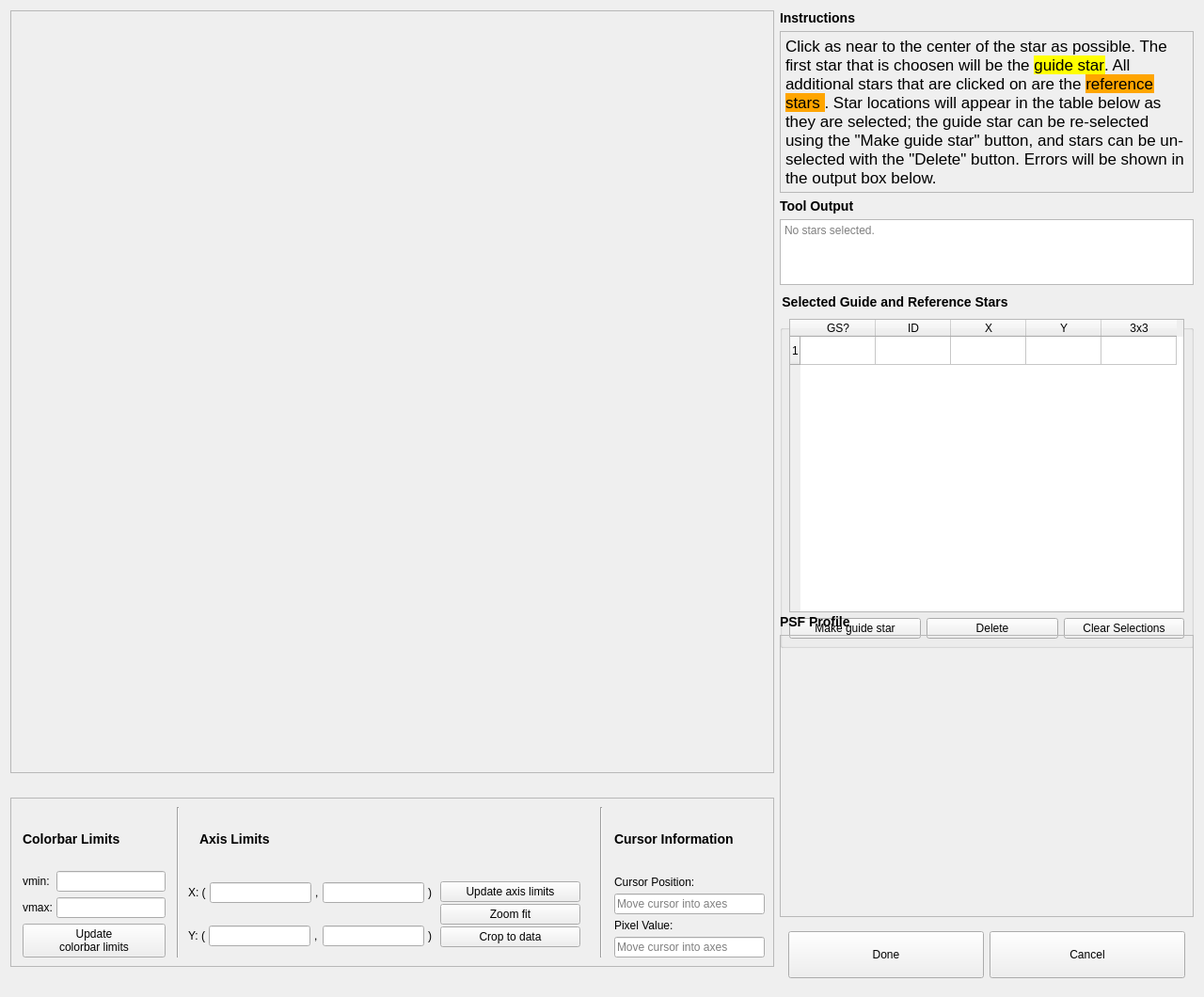
<?xml version="1.0" encoding="UTF-8"?>
<ui version="4.0">
 <class>Form</class>
 <widget class="QWidget" name="Form">
  <property name="geometry">
   <rect>
    <x>0</x>
    <y>0</y>
    <width>1280</width>
    <height>1060</height>
   </rect>
  </property>
  <property name="windowTitle">
   <string>Form</string>
  </property>
  <layout class="QGridLayout" name="gridLayout_6">
   <item row="4" column="1" colspan="2">
    <widget class="QGroupBox" name="groupBox_selectedStars">
     <property name="minimumSize">
      <size>
       <width>440</width>
       <height>380</height>
      </size>
     </property>
     <property name="styleSheet">
      <string notr="true">QGroupBox { font-size: 14px; font-weight: bold; margin-top: 20px } QGroupBox::title { top: -16px }</string>
     </property>
     <property name="title">
      <string>Selected Guide and Reference Stars</string>
     </property>
     <layout class="QGridLayout" name="gridLayout_5">
      <item row="0" column="0" colspan="3">
       <widget class="QTableWidget" name="tableWidget_selectedStars">
        <property name="sizePolicy">
         <sizepolicy hsizetype="Preferred" vsizetype="Preferred">
          <horstretch>0</horstretch>
          <verstretch>0</verstretch>
         </sizepolicy>
        </property>
        <property name="minimumSize">
         <size>
          <width>420</width>
          <height>300</height>
         </size>
        </property>
        <property name="autoScroll">
         <bool>true</bool>
        </property>
        <property name="selectionMode">
         <enum>QAbstractItemView::SingleSelection</enum>
        </property>
        <property name="selectionBehavior">
         <enum>QAbstractItemView::SelectRows</enum>
        </property>
        <property name="rowCount">
         <number>1</number>
        </property>
        <property name="columnCount">
         <number>5</number>
        </property>
        <attribute name="horizontalHeaderDefaultSectionSize">
         <number>80</number>
        </attribute>
        <row/>
        <column>
         <property name="text">
          <string>GS?</string>
         </property>
        </column>
        <column>
         <property name="text">
          <string>ID</string>
         </property>
        </column>
        <column>
         <property name="text">
          <string>X</string>
         </property>
        </column>
        <column>
         <property name="text">
          <string>Y</string>
         </property>
        </column>
        <column>
         <property name="text">
          <string>3x3</string>
         </property>
        </column>
       </widget>
      </item>
      <item row="1" column="0">
       <widget class="QPushButton" name="pushButton_makeGuideStar">
        <property name="minimumSize">
         <size>
          <width>140</width>
          <height>0</height>
         </size>
        </property>
        <property name="maximumSize">
         <size>
          <width>200</width>
          <height>16777215</height>
         </size>
        </property>
        <property name="text">
         <string>Make guide star</string>
        </property>
       </widget>
      </item>
      <item row="1" column="1">
       <widget class="QPushButton" name="pushButton_deleteStar">
        <property name="minimumSize">
         <size>
          <width>140</width>
          <height>0</height>
         </size>
        </property>
        <property name="maximumSize">
         <size>
          <width>200</width>
          <height>16777215</height>
         </size>
        </property>
        <property name="text">
         <string>Delete</string>
        </property>
       </widget>
      </item>
      <item row="1" column="2">
       <widget class="QPushButton" name="pushButton_clearStars">
        <property name="text">
         <string>Clear Selections</string>
        </property>
       </widget>
      </item>
     </layout>
    </widget>
   </item>
   <item row="7" column="1" rowspan="2" colspan="2">
    <widget class="QFrame" name="frame_profile">
     <property name="sizePolicy">
      <sizepolicy hsizetype="Expanding" vsizetype="MinimumExpanding">
       <horstretch>0</horstretch>
       <verstretch>0</verstretch>
      </sizepolicy>
     </property>
     <property name="minimumSize">
      <size>
       <width>0</width>
       <height>300</height>
      </size>
     </property>
     <property name="frameShape">
      <enum>QFrame::StyledPanel</enum>
     </property>
     <property name="lineWidth">
      <number>3</number>
     </property>
     <property name="midLineWidth">
      <number>0</number>
     </property>
     <layout class="QVBoxLayout" name="verticalLayout_4">
      <property name="margin">
       <number>0</number>
      </property>
     </layout>
    </widget>
   </item>
   <item row="8" column="0" rowspan="2">
    <widget class="QFrame" name="frame_3">
     <property name="maximumSize">
      <size>
       <width>16777215</width>
       <height>180</height>
      </size>
     </property>
     <property name="frameShape">
      <enum>QFrame::StyledPanel</enum>
     </property>
     <property name="frameShadow">
      <enum>QFrame::Raised</enum>
     </property>
     <layout class="QGridLayout" name="gridLayout_3">
      <property name="horizontalSpacing">
       <number>12</number>
      </property>
      <property name="verticalSpacing">
       <number>0</number>
      </property>
      <property name="leftMargin">
       <number>12</number>
      </property>
      <item row="0" column="0">
       <widget class="QLabel" name="label_profile_2">
        <property name="styleSheet">
         <string notr="true">QLabel {font-weight: bold; font-size: 14px}</string>
        </property>
        <property name="text">
         <string>&lt;html&gt;&lt;head/&gt;&lt;body&gt;&lt;p&gt;Colorbar Limits&lt;/p&gt;&lt;/body&gt;&lt;/html&gt;</string>
        </property>
       </widget>
      </item>
      <item row="0" column="1" rowspan="2" colspan="2">
       <widget class="Line" name="line">
        <property name="orientation">
         <enum>Qt::Vertical</enum>
        </property>
       </widget>
      </item>
      <item row="0" column="3" alignment="Qt::AlignLeft">
       <widget class="QLabel" name="label_profile_3">
        <property name="styleSheet">
         <string notr="true">QLabel {font-weight: bold; font-size: 14px}</string>
        </property>
        <property name="text">
         <string>&lt;html&gt;&lt;head/&gt;&lt;body&gt;&lt;p&gt;Axis Limits&lt;/p&gt;&lt;/body&gt;&lt;/html&gt;</string>
        </property>
        <property name="alignment">
         <set>Qt::AlignLeading|Qt::AlignLeft|Qt::AlignVCenter</set>
        </property>
       </widget>
      </item>
      <item row="0" column="4">
       <spacer name="horizontalSpacer">
        <property name="orientation">
         <enum>Qt::Horizontal</enum>
        </property>
        <property name="sizeHint" stdset="0">
         <size>
          <width>327</width>
          <height>20</height>
         </size>
        </property>
       </spacer>
      </item>
      <item row="0" column="5" rowspan="2">
       <widget class="Line" name="line_2">
        <property name="orientation">
         <enum>Qt::Vertical</enum>
        </property>
       </widget>
      </item>
      <item row="0" column="6">
       <widget class="QLabel" name="label_profile_4">
        <property name="styleSheet">
         <string notr="true">QLabel {font-weight: bold; font-size: 14px}</string>
        </property>
        <property name="text">
         <string>&lt;html&gt;&lt;head/&gt;&lt;body&gt;&lt;p&gt;Cursor Information&lt;/p&gt;&lt;/body&gt;&lt;/html&gt;</string>
        </property>
       </widget>
      </item>
      <item row="1" column="0">
       <widget class="QFrame" name="frame_6">
        <property name="frameShape">
         <enum>QFrame::NoFrame</enum>
        </property>
        <property name="frameShadow">
         <enum>QFrame::Raised</enum>
        </property>
        <layout class="QGridLayout" name="gridLayout">
         <property name="horizontalSpacing">
          <number>4</number>
         </property>
         <property name="verticalSpacing">
          <number>-1</number>
         </property>
         <property name="margin">
          <number>0</number>
         </property>
         <item row="1" column="1">
          <widget class="QLineEdit" name="lineEdit_vmax"/>
         </item>
         <item row="1" column="0">
          <widget class="QLabel" name="label_vmax">
           <property name="text">
            <string>vmax:</string>
           </property>
          </widget>
         </item>
         <item row="2" column="0" colspan="2">
          <widget class="QPushButton" name="pushButton_colorbar">
           <property name="text">
            <string>Update
colorbar limits</string>
           </property>
          </widget>
         </item>
         <item row="0" column="0">
          <widget class="QLabel" name="label_vmin">
           <property name="text">
            <string>vmin: </string>
           </property>
          </widget>
         </item>
         <item row="0" column="1">
          <widget class="QLineEdit" name="lineEdit_vmin"/>
         </item>
        </layout>
       </widget>
      </item>
      <item row="1" column="2" colspan="3">
       <widget class="QFrame" name="frame_8">
        <property name="frameShape">
         <enum>QFrame::NoFrame</enum>
        </property>
        <property name="frameShadow">
         <enum>QFrame::Raised</enum>
        </property>
        <layout class="QGridLayout" name="gridLayout_2">
         <property name="margin">
          <number>0</number>
         </property>
         <property name="spacing">
          <number>0</number>
         </property>
         <item row="0" column="1" rowspan="2">
          <widget class="QFrame" name="frame_2">
           <property name="frameShape">
            <enum>QFrame::NoFrame</enum>
           </property>
           <property name="frameShadow">
            <enum>QFrame::Raised</enum>
           </property>
           <layout class="QVBoxLayout" name="verticalLayout_2">
            <property name="spacing">
             <number>0</number>
            </property>
            <item>
             <widget class="QPushButton" name="pushButton_updateAxes">
              <property name="text">
               <string>Update axis limits</string>
              </property>
             </widget>
            </item>
            <item>
             <widget class="QPushButton" name="pushButton_zoomFit">
              <property name="text">
               <string>Zoom fit</string>
              </property>
             </widget>
            </item>
            <item>
             <widget class="QPushButton" name="pushButton_cropToData">
              <property name="text">
               <string>Crop to data</string>
              </property>
             </widget>
            </item>
           </layout>
          </widget>
         </item>
         <item row="0" column="0">
          <widget class="QFrame" name="frame_4">
           <property name="minimumSize">
            <size>
             <width>135</width>
             <height>0</height>
            </size>
           </property>
           <property name="frameShape">
            <enum>QFrame::NoFrame</enum>
           </property>
           <property name="frameShadow">
            <enum>QFrame::Raised</enum>
           </property>
           <layout class="QHBoxLayout" name="horizontalLayout">
            <property name="spacing">
             <number>4</number>
            </property>
            <property name="margin">
             <number>0</number>
            </property>
            <item>
             <widget class="QLabel" name="label_6">
              <property name="text">
               <string>X: (</string>
              </property>
             </widget>
            </item>
            <item>
             <widget class="QLineEdit" name="lineEdit_xmin">
              <property name="sizePolicy">
               <sizepolicy hsizetype="Minimum" vsizetype="Fixed">
                <horstretch>0</horstretch>
                <verstretch>0</verstretch>
               </sizepolicy>
              </property>
              <property name="minimumSize">
               <size>
                <width>40</width>
                <height>0</height>
               </size>
              </property>
             </widget>
            </item>
            <item>
             <widget class="QLabel" name="label_7">
              <property name="text">
               <string>,</string>
              </property>
             </widget>
            </item>
            <item>
             <widget class="QLineEdit" name="lineEdit_xmax">
              <property name="sizePolicy">
               <sizepolicy hsizetype="Minimum" vsizetype="Fixed">
                <horstretch>0</horstretch>
                <verstretch>0</verstretch>
               </sizepolicy>
              </property>
              <property name="minimumSize">
               <size>
                <width>40</width>
                <height>0</height>
               </size>
              </property>
             </widget>
            </item>
            <item>
             <widget class="QLabel" name="label_8">
              <property name="text">
               <string>)</string>
              </property>
             </widget>
            </item>
           </layout>
          </widget>
         </item>
         <item row="1" column="0">
          <widget class="QFrame" name="frame_5">
           <property name="minimumSize">
            <size>
             <width>135</width>
             <height>0</height>
            </size>
           </property>
           <property name="frameShape">
            <enum>QFrame::NoFrame</enum>
           </property>
           <property name="frameShadow">
            <enum>QFrame::Raised</enum>
           </property>
           <layout class="QHBoxLayout" name="horizontalLayout_2">
            <property name="spacing">
             <number>4</number>
            </property>
            <property name="margin">
             <number>0</number>
            </property>
            <item>
             <widget class="QLabel" name="label_9">
              <property name="text">
               <string>Y: (</string>
              </property>
             </widget>
            </item>
            <item>
             <widget class="QLineEdit" name="lineEdit_ymin">
              <property name="sizePolicy">
               <sizepolicy hsizetype="Minimum" vsizetype="Fixed">
                <horstretch>0</horstretch>
                <verstretch>0</verstretch>
               </sizepolicy>
              </property>
              <property name="minimumSize">
               <size>
                <width>40</width>
                <height>0</height>
               </size>
              </property>
             </widget>
            </item>
            <item>
             <widget class="QLabel" name="label_11">
              <property name="text">
               <string>,</string>
              </property>
             </widget>
            </item>
            <item>
             <widget class="QLineEdit" name="lineEdit_ymax">
              <property name="sizePolicy">
               <sizepolicy hsizetype="Minimum" vsizetype="Fixed">
                <horstretch>0</horstretch>
                <verstretch>0</verstretch>
               </sizepolicy>
              </property>
              <property name="minimumSize">
               <size>
                <width>40</width>
                <height>0</height>
               </size>
              </property>
             </widget>
            </item>
            <item>
             <widget class="QLabel" name="label_10">
              <property name="text">
               <string>)</string>
              </property>
             </widget>
            </item>
           </layout>
          </widget>
         </item>
        </layout>
       </widget>
      </item>
      <item row="1" column="6">
       <widget class="QFrame" name="frame_9">
        <property name="minimumSize">
         <size>
          <width>160</width>
          <height>0</height>
         </size>
        </property>
        <property name="frameShape">
         <enum>QFrame::NoFrame</enum>
        </property>
        <property name="frameShadow">
         <enum>QFrame::Raised</enum>
        </property>
        <layout class="QVBoxLayout" name="verticalLayout_5">
         <property name="spacing">
          <number>0</number>
         </property>
         <property name="margin">
          <number>0</number>
         </property>
         <item>
          <widget class="QLabel" name="label_cursorPosition">
           <property name="text">
            <string>Cursor Position:</string>
           </property>
          </widget>
         </item>
         <item>
          <widget class="QLineEdit" name="lineEdit_cursorPosition">
           <property name="enabled">
            <bool>true</bool>
           </property>
           <property name="text">
            <string/>
           </property>
           <property name="placeholderText">
            <string>Move cursor into axes</string>
           </property>
          </widget>
         </item>
         <item>
          <widget class="QLabel" name="label_cursorValue">
           <property name="text">
            <string>Pixel Value:</string>
           </property>
          </widget>
         </item>
         <item>
          <widget class="QLineEdit" name="lineEdit_cursorValue">
           <property name="enabled">
            <bool>true</bool>
           </property>
           <property name="text">
            <string/>
           </property>
           <property name="placeholderText">
            <string>Move cursor into axes</string>
           </property>
          </widget>
         </item>
        </layout>
       </widget>
      </item>
     </layout>
    </widget>
   </item>
   <item row="9" column="1" colspan="2">
    <widget class="QFrame" name="frame">
     <property name="frameShape">
      <enum>QFrame::NoFrame</enum>
     </property>
     <property name="frameShadow">
      <enum>QFrame::Raised</enum>
     </property>
     <layout class="QGridLayout" name="gridLayout_4">
      <item row="0" column="0" alignment="Qt::AlignBottom">
       <widget class="QPushButton" name="pushButton_done">
        <property name="minimumSize">
         <size>
          <width>0</width>
          <height>50</height>
         </size>
        </property>
        <property name="text">
         <string>Done</string>
        </property>
       </widget>
      </item>
      <item row="0" column="1">
       <widget class="QPushButton" name="pushButton_cancel">
        <property name="minimumSize">
         <size>
          <width>0</width>
          <height>50</height>
         </size>
        </property>
        <property name="text">
         <string>Cancel</string>
        </property>
       </widget>
      </item>
     </layout>
    </widget>
   </item>
   <item row="5" column="1">
    <spacer name="verticalSpacer_2">
     <property name="orientation">
      <enum>Qt::Vertical</enum>
     </property>
     <property name="sizeType">
      <enum>QSizePolicy::Minimum</enum>
     </property>
     <property name="sizeHint" stdset="0">
      <size>
       <width>20</width>
       <height>55</height>
      </size>
     </property>
    </spacer>
   </item>
   <item row="6" column="1">
    <widget class="QLabel" name="label_profile">
     <property name="styleSheet">
      <string notr="true">QLabel {font-weight: bold; font-size: 14px}</string>
     </property>
     <property name="text">
      <string>&lt;html&gt;&lt;head/&gt;&lt;body&gt;&lt;p&gt;PSF Profile&lt;/p&gt;&lt;/body&gt;&lt;/html&gt;</string>
     </property>
    </widget>
   </item>
   <item row="2" column="1">
    <widget class="QLabel" name="label_output">
     <property name="styleSheet">
      <string notr="true">QLabel {font-weight: bold; font-size: 14px}</string>
     </property>
     <property name="text">
      <string>&lt;html&gt;&lt;head/&gt;&lt;body&gt;&lt;p&gt;Tool Output&lt;/p&gt;&lt;/body&gt;&lt;/html&gt;</string>
     </property>
    </widget>
   </item>
   <item row="0" column="0" rowspan="8">
    <widget class="QFrame" name="frame_canvas">
     <property name="sizePolicy">
      <sizepolicy hsizetype="Expanding" vsizetype="MinimumExpanding">
       <horstretch>0</horstretch>
       <verstretch>0</verstretch>
      </sizepolicy>
     </property>
     <property name="minimumSize">
      <size>
       <width>800</width>
       <height>0</height>
      </size>
     </property>
     <property name="autoFillBackground">
      <bool>false</bool>
     </property>
     <property name="styleSheet">
      <string notr="true">QWidget { border-color: black; border-width: 10px }</string>
     </property>
     <property name="frameShape">
      <enum>QFrame::StyledPanel</enum>
     </property>
     <layout class="QVBoxLayout" name="verticalLayout_3">
      <property name="margin">
       <number>0</number>
      </property>
     </layout>
    </widget>
   </item>
   <item row="3" column="1" colspan="2">
    <widget class="QTextEdit" name="textEdit_output">
     <property name="enabled">
      <bool>true</bool>
     </property>
     <property name="styleSheet">
      <string notr="true"/>
     </property>
     <property name="html">
      <string>&lt;!DOCTYPE HTML PUBLIC &quot;-//W3C//DTD HTML 4.0//EN&quot; &quot;http://www.w3.org/TR/REC-html40/strict.dtd&quot;&gt;
&lt;html&gt;&lt;head&gt;&lt;meta name=&quot;qrichtext&quot; content=&quot;1&quot; /&gt;&lt;style type=&quot;text/css&quot;&gt;
p, li { white-space: pre-wrap; }
&lt;/style&gt;&lt;/head&gt;&lt;body style=&quot; font-family:'.SF NS Text'; font-size:13pt; font-weight:400; font-style:normal;&quot;&gt;
&lt;p style=&quot;-qt-paragraph-type:empty; margin-top:0px; margin-bottom:0px; margin-left:0px; margin-right:0px; -qt-block-indent:0; text-indent:0px;&quot;&gt;&lt;br /&gt;&lt;/p&gt;&lt;/body&gt;&lt;/html&gt;</string>
     </property>
     <property name="placeholderText" stdset="0">
      <string>No stars selected.</string>
     </property>
    </widget>
   </item>
   <item row="1" column="1" colspan="2">
    <widget class="QFrame" name="frame_instructions">
     <property name="frameShape">
      <enum>QFrame::StyledPanel</enum>
     </property>
     <property name="frameShadow">
      <enum>QFrame::Raised</enum>
     </property>
     <property name="lineWidth">
      <number>2</number>
     </property>
     <layout class="QVBoxLayout" name="verticalLayout">
      <property name="spacing">
       <number>-1</number>
      </property>
      <property name="sizeConstraint">
       <enum>QLayout::SetDefaultConstraint</enum>
      </property>
      <property name="margin">
       <number>5</number>
      </property>
      <item>
       <widget class="QLabel" name="label_instructions">
        <property name="text">
         <string>&lt;!DOCTYPE HTML PUBLIC &quot;-//W3C//DTD HTML 4.0//EN&quot; &quot;http://www.w3.org/TR/REC-html40/strict.dtd&quot;&gt;
&lt;html&gt;&lt;head&gt;&lt;meta name=&quot;qrichtext&quot; content=&quot;1&quot; /&gt;&lt;style type=&quot;text/css&quot;&gt;
p, li { white-space: pre-wrap; }
&lt;/style&gt;&lt;/head&gt;&lt;body style=&quot; font-family:'.SF NS Text'; font-size:13pt; font-weight:400; font-style:normal;&quot;&gt;
&lt;p style=&quot; margin-top:0px; margin-bottom:0px; margin-left:0px; margin-right:0px; -qt-block-indent:0; text-indent:0px;&quot;&gt;Click as near to the center of the star as possible. The first star that is choosen will be the &lt;span style=&quot; background-color:#ffff00;&quot;&gt;guide star&lt;/span&gt;. All additional stars that are clicked on are the &lt;span style=&quot; background-color:#ffa500;&quot;&gt;reference stars &lt;/span&gt;. Star locations will appear in the table below as they are selected; the guide star can be re-selected using the &amp;quot;Make guide star&amp;quot; button, and stars can be un-selected with the &amp;quot;Delete&amp;quot; button. Errors will be shown in the output box below.&lt;/p&gt;&lt;/body&gt;&lt;/html&gt;</string>
        </property>
        <property name="wordWrap">
         <bool>true</bool>
        </property>
       </widget>
      </item>
     </layout>
    </widget>
   </item>
   <item row="0" column="1">
    <widget class="QLabel" name="label_instructions_2">
     <property name="styleSheet">
      <string notr="true">QLabel {font-weight: bold; font-size: 14px}</string>
     </property>
     <property name="text">
      <string>&lt;html&gt;&lt;head/&gt;&lt;body&gt;&lt;p&gt;Instructions&lt;/p&gt;&lt;/body&gt;&lt;/html&gt;</string>
     </property>
     <property name="margin">
      <number>0</number>
     </property>
    </widget>
   </item>
  </layout>
 </widget>
 <resources/>
 <connections/>
</ui>
